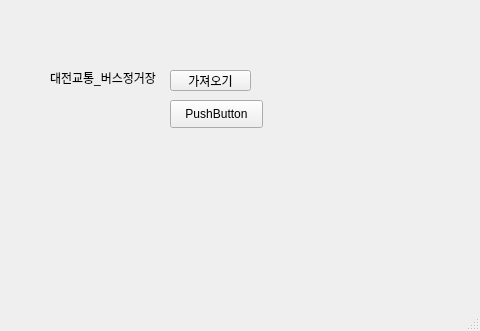
<?xml version="1.0" encoding="UTF-8"?>
<ui version="4.0">
 <class>MainWindow</class>
 <widget class="QMainWindow" name="MainWindow">
  <property name="geometry">
   <rect>
    <x>0</x>
    <y>0</y>
    <width>480</width>
    <height>331</height>
   </rect>
  </property>
  <property name="windowTitle">
   <string>MainWindow</string>
  </property>
  <widget class="QWidget" name="centralwidget">
   <widget class="QPushButton" name="pb">
    <property name="geometry">
     <rect>
      <x>170</x>
      <y>70</y>
      <width>81</width>
      <height>21</height>
     </rect>
    </property>
    <property name="text">
     <string>가져오기</string>
    </property>
   </widget>
   <widget class="QLabel" name="lbl">
    <property name="geometry">
     <rect>
      <x>50</x>
      <y>70</y>
      <width>121</width>
      <height>16</height>
     </rect>
    </property>
    <property name="text">
     <string>대전교통_버스정거장</string>
    </property>
   </widget>
   <widget class="QPushButton" name="pb2">
    <property name="geometry">
     <rect>
      <x>170</x>
      <y>100</y>
      <width>93</width>
      <height>28</height>
     </rect>
    </property>
    <property name="text">
     <string>PushButton</string>
    </property>
   </widget>
  </widget>
  <widget class="QMenuBar" name="menubar">
   <property name="geometry">
    <rect>
     <x>0</x>
     <y>0</y>
     <width>480</width>
     <height>26</height>
    </rect>
   </property>
  </widget>
  <widget class="QStatusBar" name="statusbar"/>
 </widget>
 <resources/>
 <connections/>
</ui>
